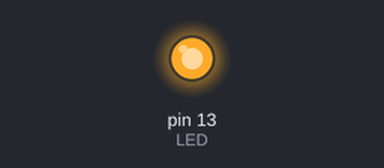
This sketch was run on a simulated Arduino Uno, built with avr-gcc and run on an emulated ATmega328P. On the bench: output pins drawn as LEDs (lit = HIGH).

Above: at 0.33 s.
At 39.34 s:
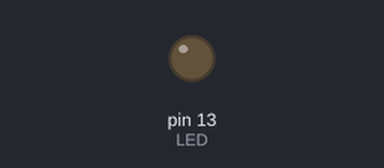
Timing chart, 0 to 40.0 s (numbered marks = the images above):
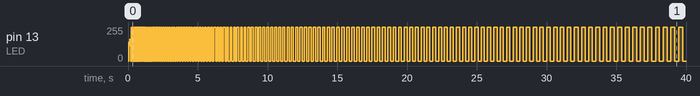

The sketch:

defi_1e2.ino
```cpp
byte LED = 13;

void setup() {
  // put your setup code here, to run once:
  pinMode(LED, OUTPUT);
}

byte temps = 0;
void loop() {
  // put your main code here, to run repeatedly:

  //variation
  if (temps == 254){
    temps = 0;
  }

  digitalWrite(LED, HIGH);
  delay(temps*2);
  digitalWrite(LED, LOW);
  delay(temps*2);

  temps++;
}
```
